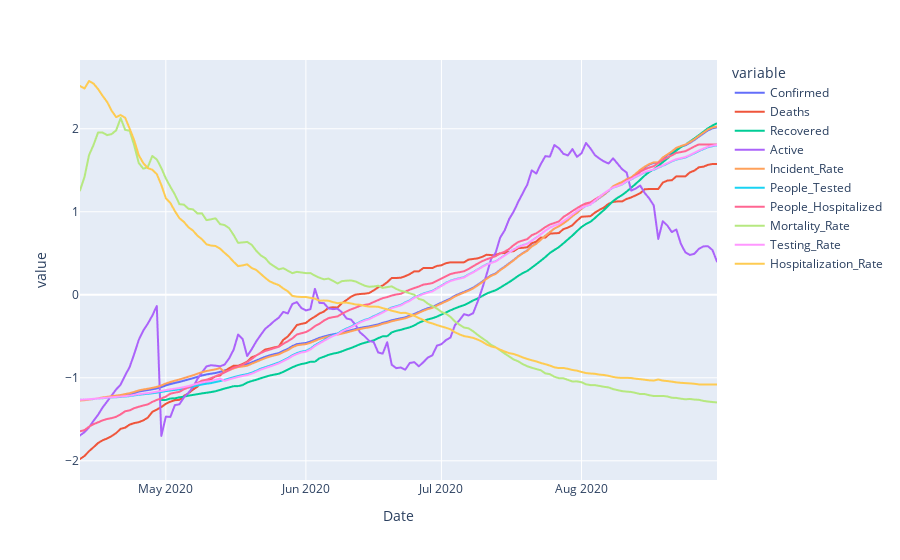

Notebook source saved alongside this figure:
### Code cell
state_dfs[my_state].interpolate().plot()

### Figure 1 — Plotly figure (JSON) as saved in the notebook; plotly's stock layout.template omitted (floating-point values rounded to 4 significant figures; data arrays with more than 128 entries replaced by an {"elided": "..."} marker saying what was removed)
{"data": [{"hovertemplate": "variable=Confirmed<br>Date=%{x}<br>value=%{y}<extra></extra>", "legendgroup": "Confirmed", "line": {"color": "#636efa", "dash": "solid"}, "mode": "lines", "name": "Confirmed", "showlegend": true, "type": "scattergl", "x": {"elided": "142 str values"}, "xaxis": "x", "y": {"elided": "142 float values"}, "yaxis": "y"}, {"hovertemplate": "variable=Deaths<br>Date=%{x}<br>value=%{y}<extra></extra>", "legendgroup": "Deaths", "line": {"color": "#EF553B", "dash": "solid"}, "mode": "lines", "name": "Deaths", "showlegend": true, "type": "scattergl", "x": {"elided": "142 str values"}, "xaxis": "x", "y": {"elided": "142 float values"}, "yaxis": "y"}, {"hovertemplate": "variable=Recovered<br>Date=%{x}<br>value=%{y}<extra></extra>", "legendgroup": "Recovered", "line": {"color": "#00cc96", "dash": "solid"}, "mode": "lines", "name": "Recovered", "showlegend": true, "type": "scattergl", "x": {"elided": "142 str values"}, "xaxis": "x", "y": {"elided": "142 float values"}, "yaxis": "y"}, {"hovertemplate": "variable=Active<br>Date=%{x}<br>value=%{y}<extra></extra>", "legendgroup": "Active", "line": {"color": "#ab63fa", "dash": "solid"}, "mode": "lines", "name": "Active", "showlegend": true, "type": "scattergl", "x": {"elided": "142 str values"}, "xaxis": "x", "y": {"elided": "142 float values"}, "yaxis": "y"}, {"hovertemplate": "variable=Incident_Rate<br>Date=%{x}<br>value=%{y}<extra></extra>", "legendgroup": "Incident_Rate", "line": {"color": "#FFA15A", "dash": "solid"}, "mode": "lines", "name": "Incident_Rate", "showlegend": true, "type": "scattergl", "x": {"elided": "142 str values"}, "xaxis": "x", "y": {"elided": "142 float values"}, "yaxis": "y"}, {"hovertemplate": "variable=People_Tested<br>Date=%{x}<br>value=%{y}<extra></extra>", "legendgroup": "People_Tested", "line": {"color": "#19d3f3", "dash": "solid"}, "mode": "lines", "name": "People_Tested", "showlegend": true, "type": "scattergl", "x": {"elided": "142 str values"}, "xaxis": "x", "y": {"elided": "142 float values"}, "yaxis": "y"}, {"hovertemplate": "variable=People_Hospitalized<br>Date=%{x}<br>value=%{y}<extra></extra>", "legendgroup": "People_Hospitalized", "line": {"color": "#FF6692", "dash": "solid"}, "mode": "lines", "name": "People_Hospitalized", "showlegend": true, "type": "scattergl", "x": {"elided": "142 str values"}, "xaxis": "x", "y": {"elided": "142 float values"}, "yaxis": "y"}, {"hovertemplate": "variable=Mortality_Rate<br>Date=%{x}<br>value=%{y}<extra></extra>", "legendgroup": "Mortality_Rate", "line": {"color": "#B6E880", "dash": "solid"}, "mode": "lines", "name": "Mortality_Rate", "showlegend": true, "type": "scattergl", "x": {"elided": "142 str values"}, "xaxis": "x", "y": {"elided": "142 float values"}, "yaxis": "y"}, {"hovertemplate": "variable=Testing_Rate<br>Date=%{x}<br>value=%{y}<extra></extra>", "legendgroup": "Testing_Rate", "line": {"color": "#FF97FF", "dash": "solid"}, "mode": "lines", "name": "Testing_Rate", "showlegend": true, "type": "scattergl", "x": {"elided": "142 str values"}, "xaxis": "x", "y": {"elided": "142 float values"}, "yaxis": "y"}, {"hovertemplate": "variable=Hospitalization_Rate<br>Date=%{x}<br>value=%{y}<extra></extra>", "legendgroup": "Hospitalization_Rate", "line": {"color": "#FECB52", "dash": "solid"}, "mode": "lines", "name": "Hospitalization_Rate", "showlegend": true, "type": "scattergl", "x": {"elided": "142 str values"}, "xaxis": "x", "y": {"elided": "142 float values"}, "yaxis": "y"}], "layout": {"legend": {"title": {"text": "variable"}, "tracegroupgap": 0}, "margin": {"t": 60}, "xaxis": {"anchor": "y", "domain": [0, 1], "title": {"text": "Date"}}, "yaxis": {"anchor": "x", "domain": [0, 1], "title": {"text": "value"}}}}
